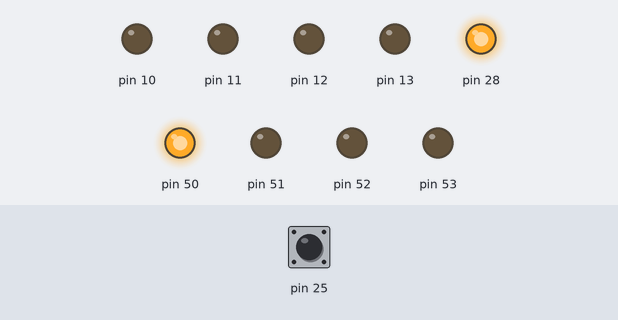
Bench run of a sketch on a simulated Arduino Mega 2560, built with avr-gcc and run on an emulated ATmega2560. On the bench: output pins drawn as LEDs (lit = HIGH). The test bench sets the inputs (shaded band); at power-on: pin 25 HIGH.

Above: at 1.8 s.
1.9 s: pin 25 pulled LOW for 0.6 s
At 2.4 s:
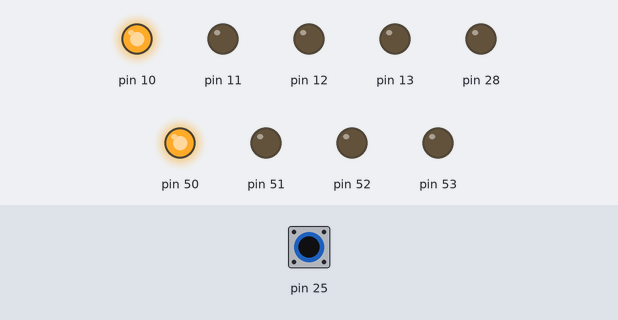
5.0 s: pin 25 pulled LOW for 1 s
At 5.4 s:
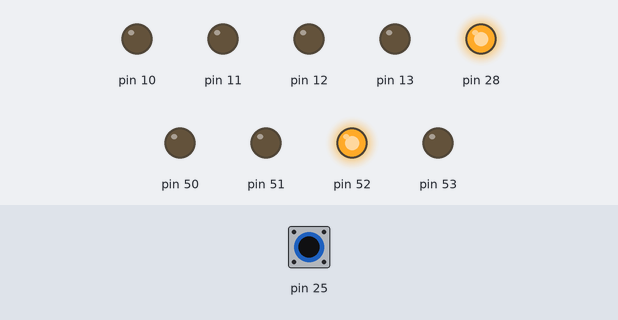
9.0 s: pin 25 pulled LOW for 0.6 s
At 9.3 s:
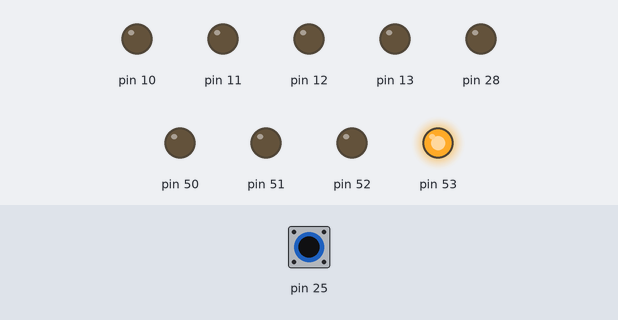
12.5 s: pin 25 pulled LOW for 3.2 s
At 12.9 s:
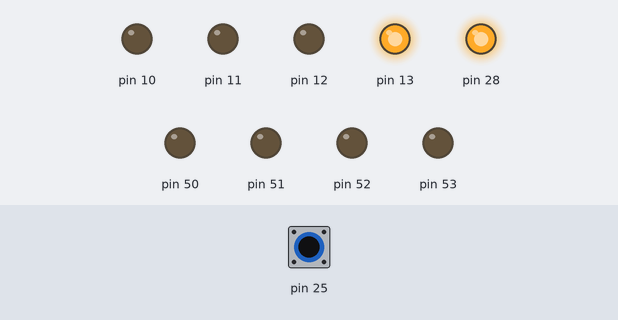
17.2 s: pin 25 pulled LOW for 0.6 s
At 17.9 s:
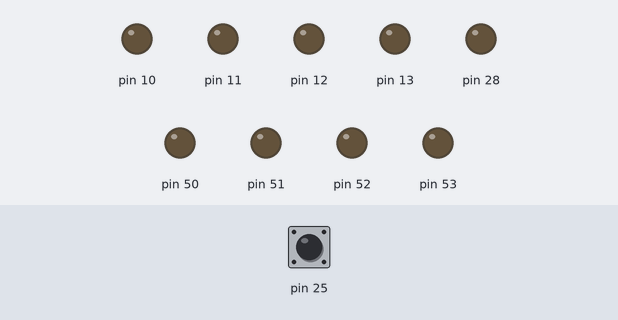
Timing chart, 0 to 24.8 s (numbered marks = the images above; inputs shaded):
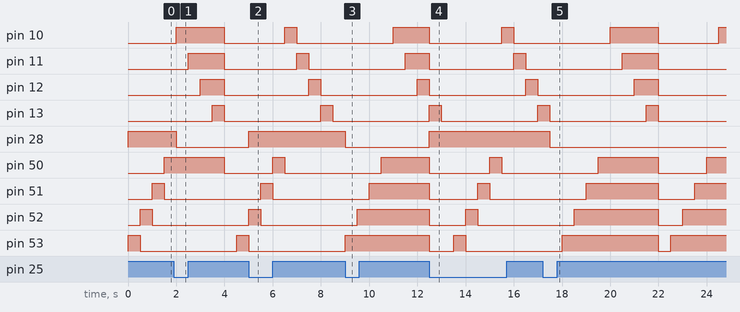

The sketch:

main.ino
```cpp
#include <Arduino.h>

u8 lastVal = 0;
u8 i = 0;

void setup() {
    DDRA = 64;
    PORTA = 72;

    DDRB = 0xFF;
    PORTB = 0x00;
}

void loop() {
    u8 currentVal = PINA & 8;
    if((!currentVal) && lastVal) {
        PORTA ^= 64;
    }
    lastVal = currentVal;

    if(PORTA & 64) {
        PORTB = 1<<i;
        if(i == 8) {
            i = 0;
        } else {
            i++;
        }
    } else {
        PORTB |= 1<<i;
        if(i == 8) {
            PORTB = 0;
            i = 0;
        } else {
            i++;
        }
    }
    _delay_ms(500);
}
```

Measured:
- after the input at 1.9 s, pin 28: HIGH → LOW after 0.10 s; pin 50: HIGH → LOW after 2.1 s instead of 0.10 s
- after the input at 5.0 s, pin 28: LOW → HIGH at once; pin 53: HIGH → LOW after 0.00 s instead of 3.5 s
- after the input at 9.0 s, pin 10: goes on until 11.0 s, then stays HIGH; pin 11: goes on until 11.5 s, then stays HIGH; pin 28: HIGH → LOW at once; pin 50: goes on until 10.5 s, then stays HIGH; pin 51: goes on until 10.0 s, then stays HIGH
- after the input at 12.5 s, pin 28: LOW → HIGH at once
- after the input at 17.2 s, pin 28: HIGH → LOW after 0.30 s
